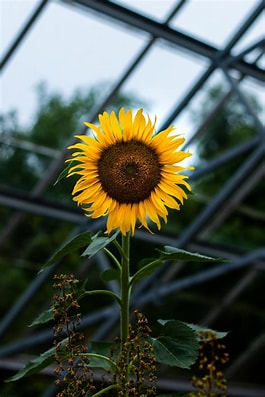
#> input picture sunflower.jpg, 265 x 397 px, found by its file name
$ python readimage.py
#> lines starting #> are read from the running program, lines starting #| are printed output that depends on the picture
import cv2 as cv
imge = cv.imread("C:/Users/gajul/OneDrive/Desktop/MLCOURSE/sunflower.jpg")
#> imge is the input picture: shape (397, 265, 3); mean B, G, R 78.3, 90.3, 83.3
img = cv.cvtColor(imge, cv.COLOR_BGR2GRAY)
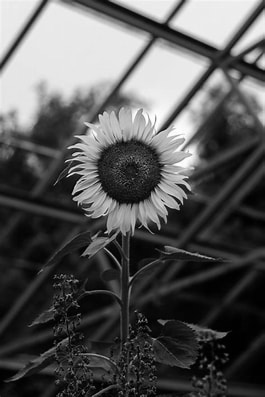
#> img: shape (397, 265); min 0, max 255, mean 86.8
cv.imshow("sunflower", imge)
cv.waitKey(0)
